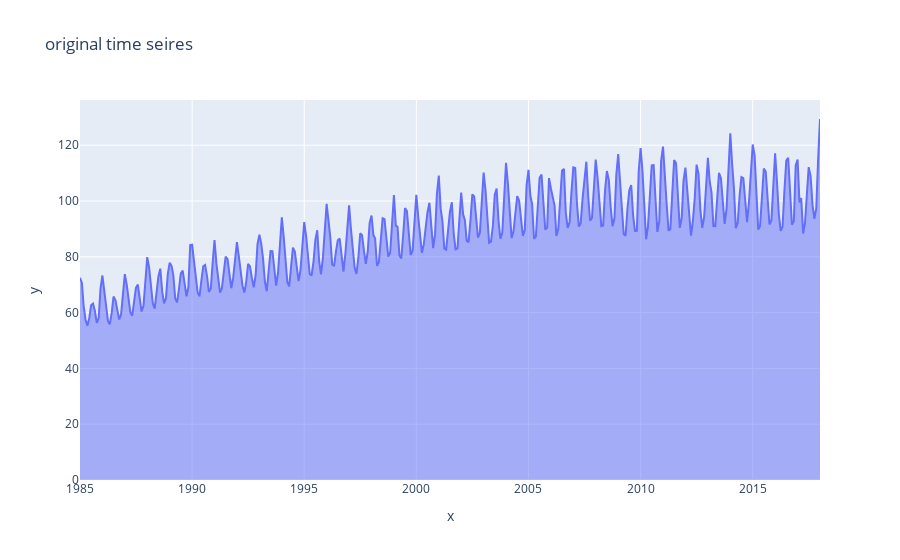

The notebook cell saved with this chart:
### Code cell
import plotly.express as px

fig = px.area(x=df.index, y=df["IPG2211A2N"], title="original time seires")
fig

### Figure 1 — Plotly figure (JSON) as saved in the notebook; plotly's stock layout.template omitted (floating-point values rounded to 4 significant figures; data arrays with more than 128 entries replaced by an {"elided": "..."} marker saying what was removed)
{"data": [{"fillpattern": {"shape": ""}, "hovertemplate": "x=%{x}<br>y=%{y}<extra></extra>", "legendgroup": "", "line": {"color": "#636efa"}, "marker": {"symbol": "circle"}, "mode": "lines", "name": "", "orientation": "v", "showlegend": false, "stackgroup": "1", "type": "scatter", "x": {"elided": "397 str values"}, "xaxis": "x", "y": {"elided": "397 float values"}, "yaxis": "y"}], "layout": {"legend": {"tracegroupgap": 0}, "title": {"text": "original time seires"}, "xaxis": {"anchor": "y", "domain": [0, 1], "title": {"text": "x"}}, "yaxis": {"anchor": "x", "domain": [0, 1], "title": {"text": "y"}}}}
